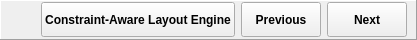
     <widget class="QFrame" name="frame_2">
      <property name="maximumSize">
       <size>
        <width>16777215</width>
        <height>40</height>
       </size>
      </property>
      <property name="styleSheet">
       <string notr="true"/>
      </property>
      <property name="frameShape">
       <enum>QFrame::Panel</enum>
      </property>
      <property name="frameShadow">
       <enum>QFrame::Raised</enum>
      </property>
      <property name="lineWidth">
       <number>1</number>
      </property>
      <layout class="QHBoxLayout" name="horizontalLayout">
       <property name="leftMargin">
        <number>0</number>
       </property>
       <property name="topMargin">
        <number>0</number>
       </property>
       <property name="rightMargin">
        <number>9</number>
       </property>
       <property name="bottomMargin">
        <number>0</number>
       </property>
       <item>
        <spacer name="horizontalSpacer_3">
         <property name="orientation">
          <enum>Qt::Horizontal</enum>
         </property>
         <property name="sizeHint" stdset="0">
          <size>
           <width>40</width>
           <height>20</height>
          </size>
         </property>
        </spacer>
       </item>
       <item>
        <widget class="QPushButton" name="btn_new_layout_engine">
         <property name="minimumSize">
          <size>
           <width>0</width>
           <height>35</height>
          </size>
         </property>
         <property name="font">
          <font>
           <weight>75</weight>
           <bold>true</bold>
          </font>
         </property>
         <property name="text">
          <string>Constraint-Aware Layout Engine</string>
         </property>
        </widget>
       </item>
       <item>
        <widget class="QPushButton" name="btn_previous">
         <property name="minimumSize">
          <size>
           <width>0</width>
           <height>35</height>
          </size>
         </property>
         <property name="font">
          <font>
           <weight>75</weight>
           <bold>true</bold>
          </font>
         </property>
         <property name="text">
          <string>Previous</string>
         </property>
        </widget>
       </item>
       <item>
        <widget class="QPushButton" name="btn_next">
         <property name="minimumSize">
          <size>
           <width>0</width>
           <height>35</height>
          </size>
         </property>
         <property name="maximumSize">
          <size>
           <width>16777215</width>
           <height>16777215</height>
          </size>
         </property>
         <property name="font">
          <font>
           <weight>75</weight>
           <bold>true</bold>
          </font>
         </property>
         <property name="text">
          <string>Next</string>
         </property>
        </widget>
       </item>
      </layout>
     </widget>
